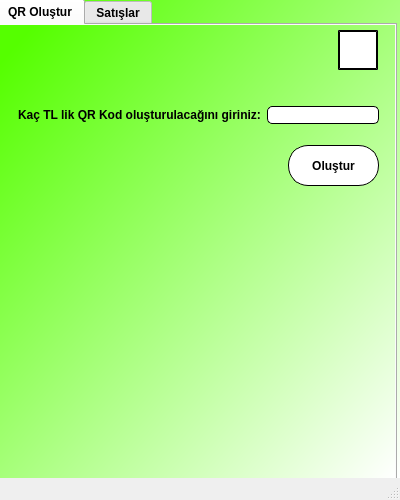
<?xml version="1.0" encoding="UTF-8"?>
<ui version="4.0">
 <class>MainWindow</class>
 <widget class="QMainWindow" name="MainWindow">
  <property name="geometry">
   <rect>
    <x>0</x>
    <y>0</y>
    <width>400</width>
    <height>500</height>
   </rect>
  </property>
  <property name="maximumSize">
   <size>
    <width>400</width>
    <height>500</height>
   </size>
  </property>
  <property name="windowTitle">
   <string>Firma Ekranı</string>
  </property>
  <widget class="QWidget" name="centralwidget">
   <property name="styleSheet">
    <string notr="true">QWidget#centralwidget{
background-color:qlineargradient(spread:pad, x1:0, y1:0, x2:1, y2:1, stop:0.0451977 rgba(85, 255, 0, 255), stop:1 rgba(255, 255, 255, 255));}</string>
   </property>
   <widget class="QTabWidget" name="tabWidget">
    <property name="geometry">
     <rect>
      <x>-4</x>
      <y>-1</y>
      <width>401</width>
      <height>481</height>
     </rect>
    </property>
    <property name="styleSheet">
     <string notr="true">font-weight:bold</string>
    </property>
    <property name="currentIndex">
     <number>0</number>
    </property>
    <widget class="QWidget" name="tab">
     <property name="styleSheet">
      <string notr="true">QWidget#tab{
background-color:qlineargradient(spread:pad, x1:0, y1:0, x2:1, y2:1, stop:0.0451977 rgba(85, 255, 0, 255), stop:1 rgba(255, 255, 255, 255));}</string>
     </property>
     <attribute name="title">
      <string>QR Oluştur</string>
     </attribute>
     <widget class="QWidget" name="horizontalLayoutWidget">
      <property name="geometry">
       <rect>
        <x>10</x>
        <y>50</y>
        <width>381</width>
        <height>80</height>
       </rect>
      </property>
      <layout class="QHBoxLayout" name="horizontalLayout">
       <property name="leftMargin">
        <number>10</number>
       </property>
       <property name="rightMargin">
        <number>10</number>
       </property>
       <item>
        <widget class="QLabel" name="label">
         <property name="font">
          <font>
           <weight>75</weight>
           <bold>true</bold>
          </font>
         </property>
         <property name="text">
          <string>Kaç TL lik QR Kod oluşturulacağını giriniz:</string>
         </property>
        </widget>
       </item>
       <item>
        <widget class="QLineEdit" name="lineEdit_tl">
         <property name="styleSheet">
          <string notr="true">
border:1px solid;
border-radius:5px;
background-color:white;</string>
         </property>
        </widget>
       </item>
      </layout>
     </widget>
     <widget class="QLabel" name="label_qrcodeshow">
      <property name="geometry">
       <rect>
        <x>75</x>
        <y>165</y>
        <width>250</width>
        <height>250</height>
       </rect>
      </property>
      <property name="frameShape">
       <enum>QFrame::NoFrame</enum>
      </property>
      <property name="text">
       <string/>
      </property>
      <property name="alignment">
       <set>Qt::AlignCenter</set>
      </property>
     </widget>
     <widget class="QPushButton" name="pushButton_qrolustur">
      <property name="geometry">
       <rect>
        <x>290</x>
        <y>120</y>
        <width>91</width>
        <height>41</height>
       </rect>
      </property>
      <property name="font">
       <font>
        <weight>75</weight>
        <bold>true</bold>
       </font>
      </property>
      <property name="styleSheet">
       <string notr="true">border-radius:20px;
background-color:white;border:1px solid;</string>
      </property>
      <property name="text">
       <string>Oluştur</string>
      </property>
     </widget>
     <widget class="QLabel" name="label_qrbilgi">
      <property name="geometry">
       <rect>
        <x>69</x>
        <y>410</y>
        <width>250</width>
        <height>30</height>
       </rect>
      </property>
      <property name="font">
       <font>
        <pointsize>10</pointsize>
        <weight>75</weight>
        <bold>true</bold>
       </font>
      </property>
      <property name="text">
       <string/>
      </property>
      <property name="alignment">
       <set>Qt::AlignCenter</set>
      </property>
     </widget>
     <widget class="QPushButton" name="pushButton_cikis">
      <property name="geometry">
       <rect>
        <x>340</x>
        <y>5</y>
        <width>40</width>
        <height>40</height>
       </rect>
      </property>
      <property name="autoFillBackground">
       <bool>false</bool>
      </property>
      <property name="styleSheet">
       <string notr="true">background-color: white;border-color: black;border-width: 2px; border-style: outset;</string>
      </property>
      <property name="text">
       <string/>
      </property>
      <property name="iconSize">
       <size>
        <width>25</width>
        <height>25</height>
       </size>
      </property>
     </widget>
    </widget>
    <widget class="QWidget" name="tab_2">
     <property name="styleSheet">
      <string notr="true">QWidget#tab_2{
background-color:qlineargradient(spread:pad, x1:0, y1:0, x2:1, y2:1, stop:0.0451977 rgba(85, 255, 0, 255), stop:1 rgba(255, 255, 255, 255));}</string>
     </property>
     <attribute name="title">
      <string>Satışlar</string>
     </attribute>
     <widget class="QTableWidget" name="tableWidget">
      <property name="geometry">
       <rect>
        <x>10</x>
        <y>60</y>
        <width>381</width>
        <height>371</height>
       </rect>
      </property>
      <property name="rowCount">
       <number>3</number>
      </property>
      <property name="columnCount">
       <number>6</number>
      </property>
      <row/>
      <row/>
      <row/>
      <column/>
      <column/>
      <column/>
      <column/>
      <column/>
      <column/>
      <item row="0" column="0">
       <property name="text">
        <string>AD</string>
       </property>
      </item>
      <item row="0" column="1">
       <property name="text">
        <string>SOYAD</string>
       </property>
      </item>
      <item row="0" column="2">
       <property name="text">
        <string>ADRES</string>
       </property>
      </item>
      <item row="0" column="3">
       <property name="text">
        <string>MÜŞTERİ E POSTA</string>
       </property>
      </item>
      <item row="0" column="4">
       <property name="text">
        <string>SATIŞ MİKTARI</string>
       </property>
      </item>
      <item row="0" column="5">
       <property name="text">
        <string>FİRMA E POSTA</string>
       </property>
      </item>
     </widget>
     <widget class="QLabel" name="label_firmabakiye">
      <property name="geometry">
       <rect>
        <x>16</x>
        <y>9</y>
        <width>371</width>
        <height>41</height>
       </rect>
      </property>
      <property name="font">
       <font>
        <weight>75</weight>
        <bold>true</bold>
       </font>
      </property>
      <property name="text">
       <string>TextLabel</string>
      </property>
     </widget>
     <widget class="QPushButton" name="pushButton_cikis_2">
      <property name="geometry">
       <rect>
        <x>340</x>
        <y>5</y>
        <width>40</width>
        <height>40</height>
       </rect>
      </property>
      <property name="autoFillBackground">
       <bool>false</bool>
      </property>
      <property name="styleSheet">
       <string notr="true">background-color: white;border-color: black;border-width: 2px; border-style: outset;</string>
      </property>
      <property name="text">
       <string/>
      </property>
      <property name="iconSize">
       <size>
        <width>25</width>
        <height>25</height>
       </size>
      </property>
     </widget>
    </widget>
   </widget>
  </widget>
  <widget class="QMenuBar" name="menubar">
   <property name="geometry">
    <rect>
     <x>0</x>
     <y>0</y>
     <width>400</width>
     <height>21</height>
    </rect>
   </property>
  </widget>
  <widget class="QStatusBar" name="statusbar"/>
 </widget>
 <tabstops>
  <tabstop>lineEdit_tl</tabstop>
  <tabstop>pushButton_qrolustur</tabstop>
  <tabstop>pushButton_cikis</tabstop>
  <tabstop>tabWidget</tabstop>
  <tabstop>tableWidget</tabstop>
  <tabstop>pushButton_cikis_2</tabstop>
 </tabstops>
 <resources/>
 <connections/>
</ui>
